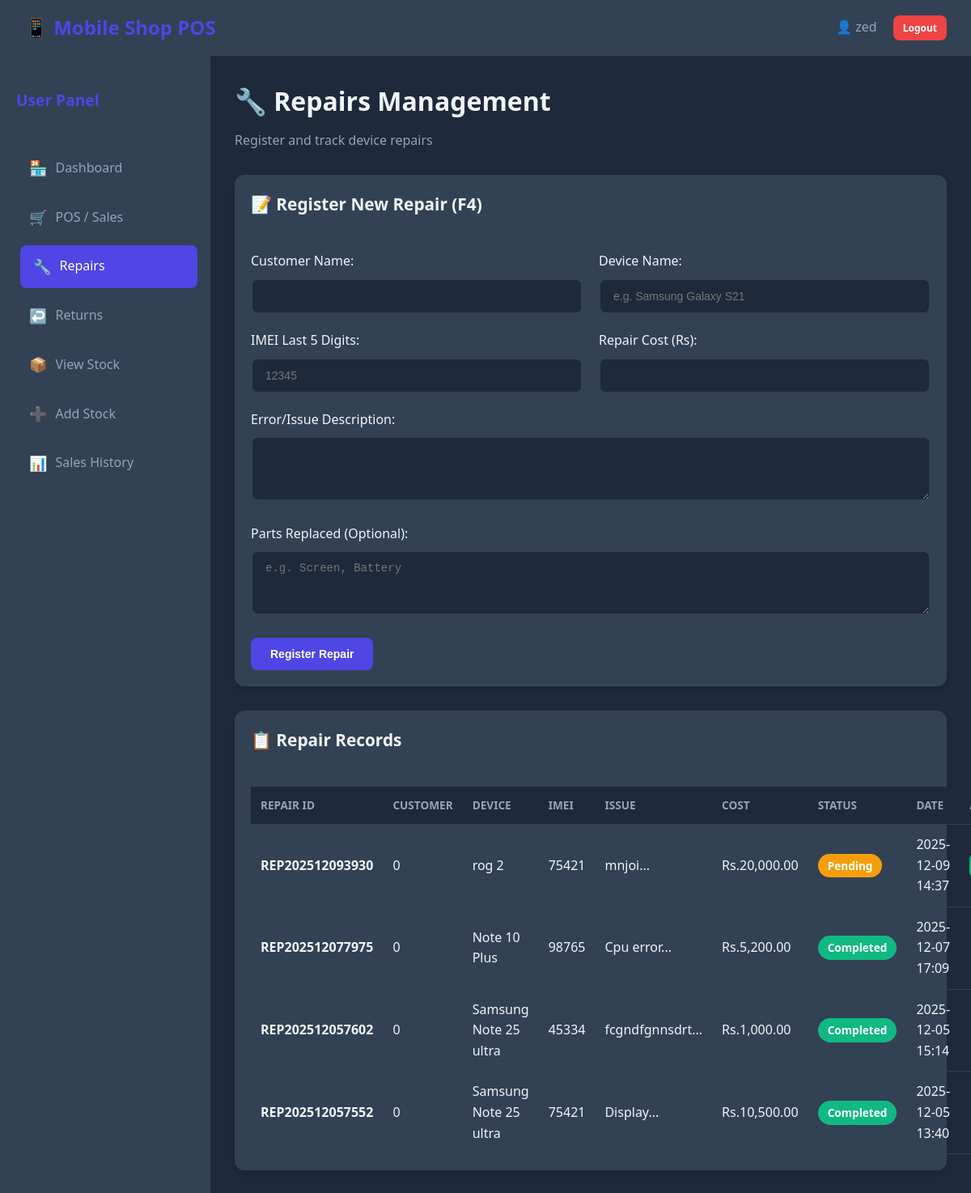
/user/repairs.php (signed in), run on the app's committed database.
### tables this page shows
CREATE TABLE `repairs` (
  `id` int(11) NOT NULL,
  `repair_number` varchar(50) NOT NULL,
  `branch_id` int(11) NOT NULL,
  `user_id` int(11) NOT NULL,
  `customer_name` varchar(100) NOT NULL,
  `device_name` varchar(100) NOT NULL,
  `imei_last5` varchar(5) DEFAULT NULL,
  `error_description` text NOT NULL,
  `repair_cost` decimal(10,2) NOT NULL,
  `parts_replaced` text DEFAULT NULL,
  `status` enum('pending','completed') DEFAULT 'pending',
  `registered_date` timestamp NOT NULL DEFAULT current_timestamp(),
  `completed_date` datetime DEFAULT NULL
);

### user/repairs.php (the view, shortened to what this page needs)
<?php
$db = new Database();
$conn = $db->getConnection();
$branch_id = $_SESSION['branch_id'];
$repairs = $conn->query("SELECT * FROM repairs
                         WHERE branch_id=$branch_id
                         ORDER BY registered_date DESC");
?>
<!DOCTYPE html>
<html lang="en">
<head>
    <link rel="stylesheet" href="../assets/css/style.css">
</head>
<body>
    <?php include '../includes/header.php'; ?>
    <div class="main-container">
        <?php include '../includes/user_sidebar.php'; ?>
        <div class="content">
            <div class="page-header">
                <h1>🔧 Repairs Management</h1>
                <p>Register and track device repairs</p>
            </div>
            <div class="card">
                <div class="card-header">
                    <h2>📝 Register New Repair (F4)</h2>
                </div>
                <div class="card-body">
                    <form method="POST" action="">
                        <div class="form-row-2">
                            <div class="form-group">
                                <label>Customer Name:</label>
                                <input type="text" name="customer_name" required class="form-control">
                            </div>
                            <div class="form-group">
                                <label>Device Name:</label>
                                <input type="text" name="device_name" required class="form-control" placeholder="e.g. Samsung Galaxy S21">
                            </div>
                        </div>
                        <div class="form-row-2">
                            <div class="form-group">
                                <label>IMEI Last 5 Digits:</label>
                                <input type="text" name="imei_last5" maxlength="5" pattern="[0-9]{5}" class="form-control" placeholder="12345">
                            </div>
                            <div class="form-group">
                                <label>Repair Cost (Rs):</label>
                                <input type="number" name="repair_cost" required step="0.01" class="form-control">
                            </div>
                        </div>
                        <div class="form-group">
                            <label>Error/Issue Description:</label>
                            <textarea name="error_description" required class="form-control" rows="3"></textarea>
                        </div>
                        <div class="form-group">
                            <label>Parts Replaced (Optional):</label>
                            <textarea name="parts_replaced" class="form-control" rows="2" placeholder="e.g. Screen, Battery"></textarea>
                        </div>
                        <button type="submit" name="register_repair" class="btn btn-primary">Register Repair</button>
                    </form>
                </div>
            </div>
            <div class="card">
                <div class="card-header">
                    <h2>📋 Repair Records</h2>
                </div>
                <div class="card-body">
                    <table class="data-table">
                        <thead>
                            <tr>
                                <th>Repair ID</th>
                                <th>Customer</th>
                                <th>Device</th>
                                <th>IMEI</th>
                                <th>Issue</th>
                                <th>Cost</th>
                                <th>Status</th>
                                <th>Date</th>
                                <th>Action</th>
                            </tr>
                        </thead>
                        <tbody>
                            <?php while($repair = $repairs->fetch_assoc()): ?>
                            <tr>
                                <td><strong><?php echo $repair['repair_number']; ?></strong></td>
                                <td><?php echo $repair['customer_name']; ?></td>
                                <td><?php echo $repair['device_name']; ?></td>
                                <td><?php echo $repair['imei_last5']; ?></td>
                                <td><?php echo substr($repair['error_description'], 0, 30) . '...'; ?></td>
                                <td><?php echo CURRENCY . number_format($repair['repair_cost'], 2); ?></td>
                                <td>
                                    <?php if($repair['status'] == 'pending'): ?>
                                        <span class="badge badge-warning">Pending</span>
                                    <?php else: ?>
                                        <span class="badge badge-success">Completed</span>
                                    <?php endif; ?>
                                </td>
                                <td><?php echo date('Y-m-d H:i', strtotime($repair['registered_date'])); ?></td>
                                <td>
                                </td>
                            </tr>
                            <?php endwhile; ?>
                        </tbody>
                    </table>
                </div>
            </div>
        </div>
    </div>
</body>
</html>

### assets/css/style.css (style rules this page uses)
:root { --primary: #4f46e5; --primary-dark: #4338ca; --success: #10b981; --danger: #ef4444; --warning: #f59e0b; --info: #3b82f6; --dark: #1e293b; --dark-light: #334155; --dark-lighter: #475569; --text: #f1f5f9; --text-muted: #94a3b8; --border: #334155; }
* { margin: 0; padding: 0; box-sizing: border-box; }
body { font-family: 'Segoe UI', Tahoma, Geneva, Verdana, sans-serif; background: var(--dark); color: var(--text); line-height: 1.6; }
.form-group { margin-bottom: 20px; }
.form-group label { display: block; margin-bottom: 8px; font-weight: 500; color: var(--text); }
.form-control { width: 100%; padding: 12px 16px; background: var(--dark); border: 2px solid var(--border); border-radius: 8px; color: var(--text); font-size: 14px; transition: all 0.3s; }
textarea.form-control { resize: vertical; min-height: 80px; }
.btn { padding: 12px 24px; border: none; border-radius: 8px; font-size: 14px; font-weight: 600; cursor: pointer; transition: all 0.3s; text-decoration: none; display: inline-block; text-align: center; }
.btn-primary { background: var(--primary); color: white; }
.main-container { display: flex; min-height: 100vh; }
.content { flex: 1; padding: 30px; background: var(--dark); overflow-y: auto; }
.page-header { margin-bottom: 30px; }
.page-header h1 { font-size: 2em; margin-bottom: 10px; }
.page-header p { color: var(--text-muted); }
.card { background: var(--dark-light); border-radius: 12px; margin-bottom: 30px; box-shadow: 0 4px 6px rgba(0,0,0,0.1); }
.card-header { padding: 20px; border-bottom: 1px solid var(--border); display: flex; justify-content: space-between; align-items: center; }
.card-header h2 { font-size: 1.3em; }
.card-body { padding: 20px; }
.data-table { width: 100%; border-collapse: collapse; }
.data-table thead { background: var(--dark); }
.data-table th, .data-table td { padding: 12px; text-align: left; border-bottom: 1px solid var(--border); }
.data-table th { font-weight: 600; text-transform: uppercase; font-size: 0.85em; color: var(--text-muted); }
.badge { display: inline-block; padding: 4px 12px; border-radius: 20px; font-size: 0.85em; font-weight: 600; background: var(--dark); color: var(--text); }
.badge-success { background: var(--success); color: white; }
.badge-warning { background: var(--warning); color: white; }
.form-row-2 { display: grid; grid-template-columns: 1fr 1fr; gap: 20px; }

### data on the page
repairs: repair_number "REP202512093930", customer_name "0", device_name "rog 2", imei_last5 "75421", error_description "mnjoi", repair_cost "20,000.00", status "Pending", registered_date "2025-12-09 14:37"
repairs: repair_number "REP202512077975", customer_name "0", device_name "Note 10 Plus", imei_last5 "98765", error_description "Cpu error", repair_cost "5,200.00", status "Completed", registered_date "2025-12-07 17:09"
repairs: repair_number "REP202512057602", customer_name "0", device_name "Samsung Note 25 ultra", imei_last5 "45334", error_description "fcgndfgnnsdrt", repair_cost "1,000.00", status "Completed", registered_date "2025-12-05 15:14"
repairs: repair_number "REP202512057552", customer_name "0", device_name "Samsung Note 25 ultra", imei_last5 "75421", error_description "Display", repair_cost "10,500.00", status "Completed", registered_date "2025-12-05 13:40"

### other printed values
SITE_NAME "Mobile Shop POS"
$_SESSION['full_name'] "zed"
